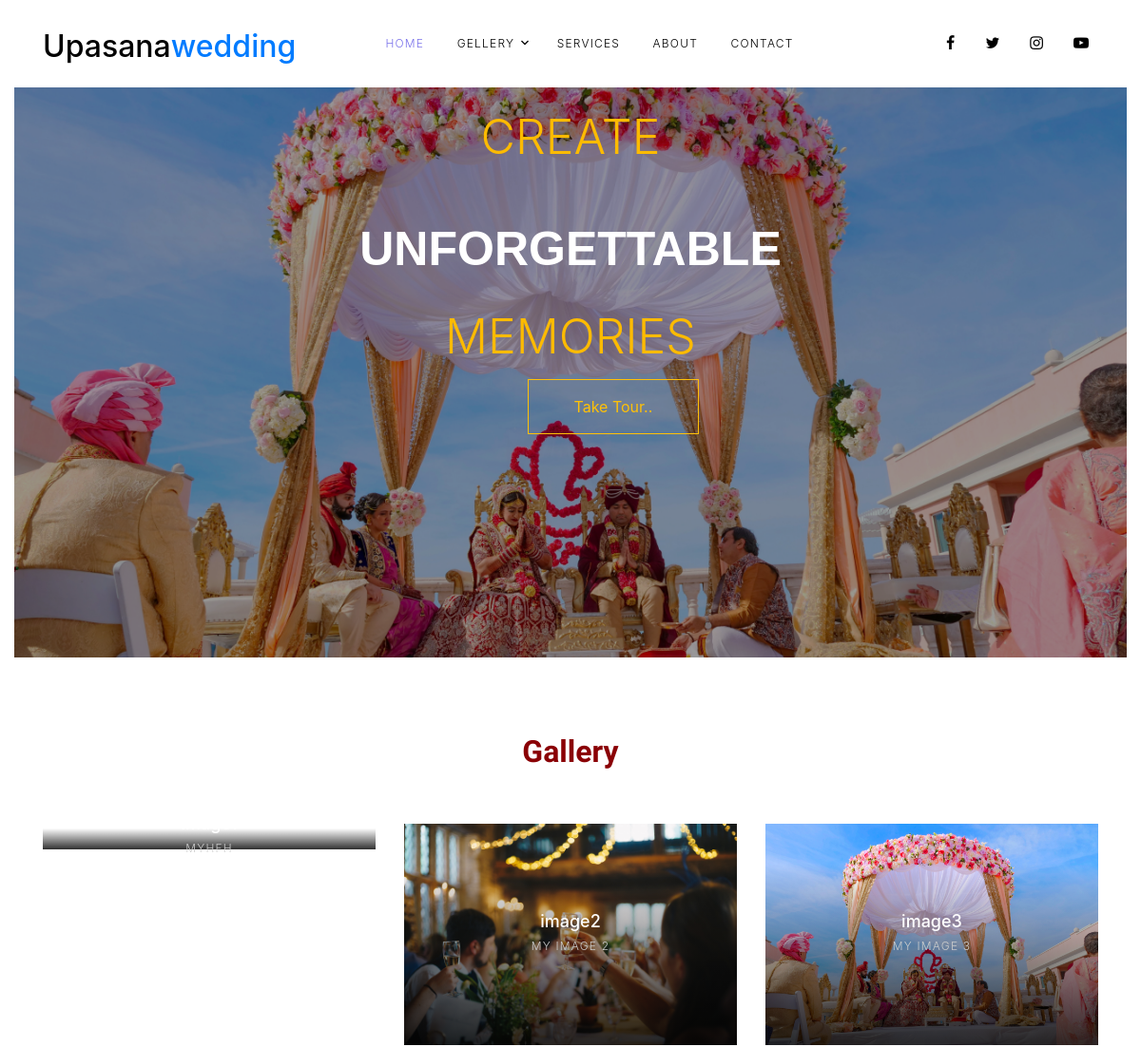
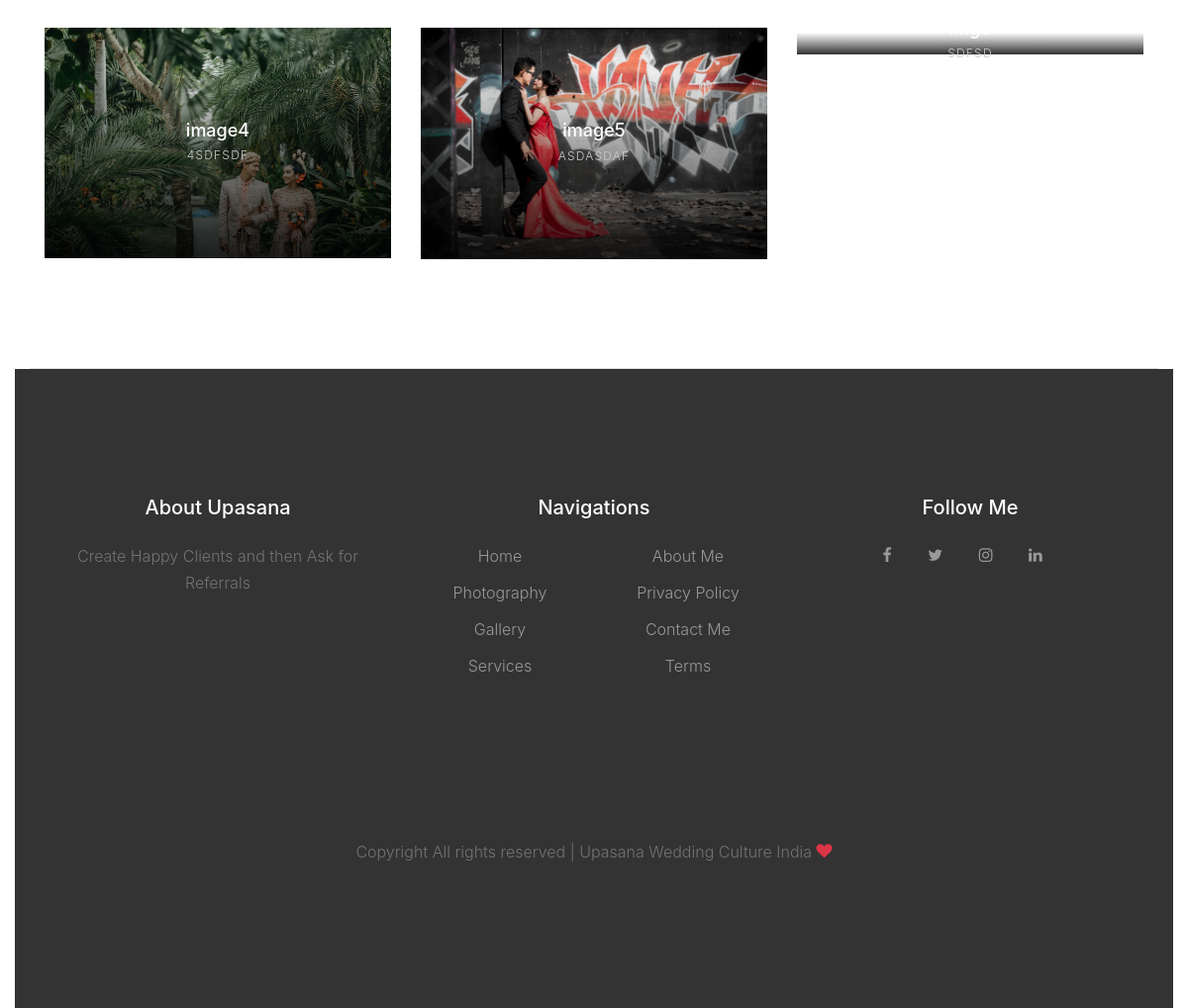
The page /upasana/gellery on the database its author committed (2 pictures, top to bottom).
### upasanaapp/models.py (models this page shows, shortened)
class ImageData(models.Model):
    name = models.CharField(max_length=100)
    discription = models.CharField(max_length=1000)
    id=models.IntegerField(default="",primary_key="id")
    cover_image = models.ImageField(upload_to="upasanaapp/images")

### upasanaapp/views.py (the view)
# urls.py: path('gellery',views.gellery,name='gellery'),
def gellery(request):
    image = ImageData.objects.all()
    return render(request,'gellery.html',{'image' : image})

### upasanaapp/templates/gellery.html (shortened to what this page needs)
{% extends 'base.html' %}
{% block content %}
{% load static %}
  <div class="site-section border-bottom" >
        <div class="container">
          <div class="row text-center justify-content-center mb-5">
            <div class="col-md-7 de" data-aos="fade-up">
              <h2 style="font-family: 'Tangerine', serif;font-weight:bold;color: #8a0005;">Gallery</h2>
            </div>
          </div>
          <div class="row">
            {% for i in image %}
    <div class="col-md-6 col-lg-4">
              <a class="image-gradient" href="media/{{u.file}}">
                <figure data-aos="fade-up" data-aos-delay="100">
                  <img src="/media/{{i.cover_image}}" alt="" width="100%" class="img-fluid">
                </figure>
                <div class="text">
                  <h3>{{i.name}}</h3>
                  <span>{{i.discription}}</span>
                </div>
              </a>
            </div>
     {% endfor %}
           </div>
</div></div>
{% endblock %}

### upasanaapp/static/css/style.css (style rules this page uses)
body { line-height: 1.7; color: #4d4d4d; font-weight: 300; font-size: 1rem; width: 100%; }
a { -webkit-transition: .3s all ease; -o-transition: .3s all ease; transition: .3s all ease; }
.site-section { padding: 2.5em 0; }
@media (min-width: 768px) { .site-section { padding: 5em 0; } }
.image-gradient { position: relative; width: 100%; display: block; margin-bottom: 30px; }
.image-gradient figure { position: relative; overflow: hidden; }
.image-gradient figure:before { content: ''; position: absolute; top: 0; right: 0; bottom: 0; left: 0; background: -moz-linear-gradient(top, transparent 0%, transparent 18%, rgba(0, 0, 0, 0.8) 99%, rgba(0, 0, 0, 0.8) 100%); background: -webkit-linear-gradient(top, transparent 0%, transparent 18%, rgba(0, 0, 0, 0.8) 99%, rgba(0, 0, 0, 0.8) 100%); background: -webkit-gradient(linear, left top, left bottom, from(transparent), color-stop(18%, transparent), color-stop(99%, rgba(0, 0, 0, 0.8)), to(rgba(0, 0, 0, 0.8))); background: -o-linear-gradient(top, transparent 0%, transparent 18%, rgba(0, 0, 0, 0.8) 99%, rgba(0, 0, 0, 0.8) 100%); background: linear-gradient(to bottom, transparent 0%, transparent 18%, rgba(0, 0, 0, 0.8) 99%, rgba(0, 0, 0, 0.8) 100%); filter: progid:DXImageTransform.Microsoft.gradient( startColorstr='#00000000', endColorstr='#cc000000',GradientType=0 ); z-index: 2; }
.image-gradient figure img { -webkit-transition: .3s all ease; -o-transition: .3s all ease; transition: .3s all ease; -webkit-transform: scale(1); -ms-transform: scale(1); transform: scale(1); z-index: 1; }
.image-gradient .text { position: absolute; top: 50%; width: 100%; -webkit-transform: translateY(-50%); -ms-transform: translateY(-50%); transform: translateY(-50%); text-align: center; z-index: 3; }
.image-gradient .text h3 { font-size: 18px; color: #fff; margin-bottom: 0; }
.image-gradient .text span { font-size: 12px; letter-spacing: .1em; text-transform: uppercase; color: #ccc; }

### rows shown on the page
ImageData: name "Image1", discription "MYHFH"
ImageData: cover_image (picture), name "image2", discription "MY IMAGE 2"
ImageData: cover_image (picture), name "image3", discription "MY IMAGE 3"
ImageData: cover_image (picture), name "image4", discription "4SDFSDF"
ImageData: cover_image (picture), name "image5", discription "ASDASDAF"
ImageData: name "img6", discription "SDFSD"
